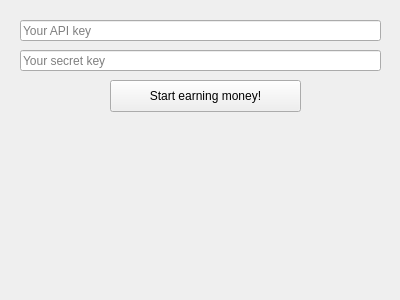
<?xml version="1.0" encoding="UTF-8"?>
<ui version="4.0">
 <class>MainWindow</class>
 <widget class="QMainWindow" name="MainWindow">
  <property name="geometry">
   <rect>
    <x>0</x>
    <y>0</y>
    <width>400</width>
    <height>300</height>
   </rect>
  </property>
  <property name="windowTitle">
   <string>SuperMegaBitCoinBot</string>
  </property>
  <widget class="QWidget" name="centralWidget">
   <widget class="QPushButton" name="startEarningButton">
    <property name="geometry">
     <rect>
      <x>110</x>
      <y>80</y>
      <width>191</width>
      <height>32</height>
     </rect>
    </property>
    <property name="text">
     <string>Start earning money!</string>
    </property>
   </widget>
   <widget class="QLineEdit" name="apiKeyEdit">
    <property name="geometry">
     <rect>
      <x>20</x>
      <y>20</y>
      <width>361</width>
      <height>21</height>
     </rect>
    </property>
    <property name="placeholderText">
     <string>Your API key</string>
    </property>
   </widget>
   <widget class="QLineEdit" name="secretKeyEdit">
    <property name="geometry">
     <rect>
      <x>20</x>
      <y>50</y>
      <width>361</width>
      <height>21</height>
     </rect>
    </property>
    <property name="text">
     <string/>
    </property>
    <property name="placeholderText">
     <string>Your secret key</string>
    </property>
   </widget>
   <widget class="QWidget" name="statsView" native="true">
    <property name="geometry">
     <rect>
      <x>20</x>
      <y>120</y>
      <width>361</width>
      <height>151</height>
     </rect>
    </property>
   </widget>
  </widget>
 </widget>
 <layoutdefault spacing="6" margin="11"/>
 <resources/>
 <connections/>
</ui>
